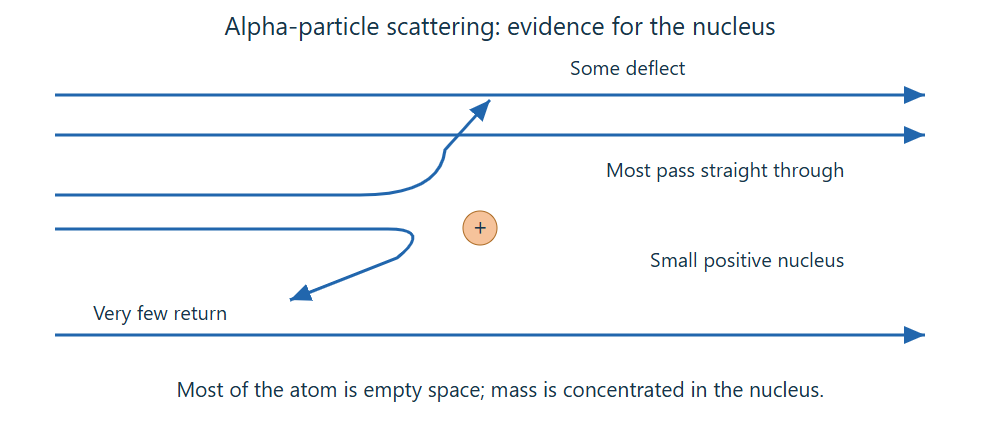
#> input picture tmp/01-alpha-scattering.svg.png, 1000 x 435 px, given as the content of the folder QA/02 - Bonding structure and properties of matter/Mind Maps, which was not available
$ python chem-review.py
#> lines starting #> are read from the running program, lines starting #| are printed output that depends on the picture
from PIL import Image,ImageOps,ImageDraw
from pathlib import Path
files=sorted(Path('Chemistry - AQA/02 - Bonding structure and properties of matter/Mind Maps').glob('*.png'))
out=Image.new('RGB',(2240,1600),'#ddd')
#> out: PIL image 2240x1600 RGB; every value is 221
for i,f in enumerate(files):
 im=Image.open(f).convert('RGB');im.thumbnail((1120,768));out.paste(im,((i%2)*1120,(i//2)*800))
#> further down, im is the input picture: PIL image 1000x435 RGB; mean R, G, B 245.3, 247.5, 249.5
#> after `out.paste(im, (i % 2 * 1120, i // 2 * 800))`:
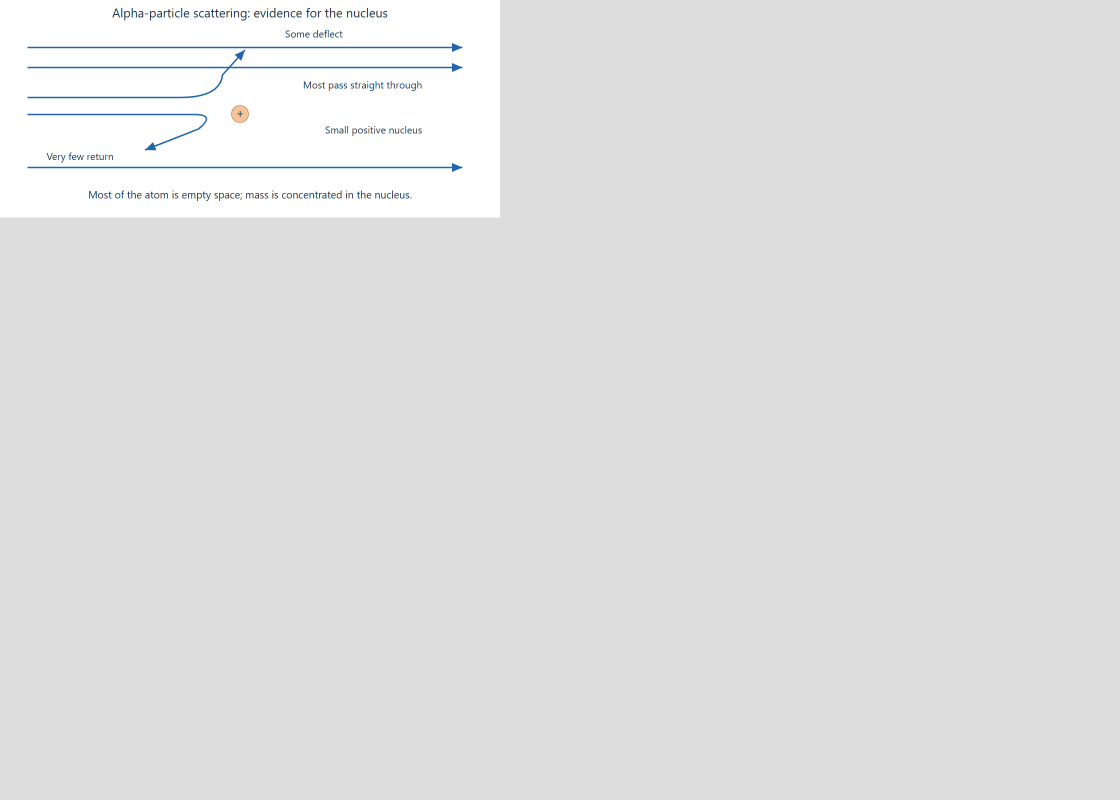
#> out: PIL image 2240x1600 RGB (shown at 1/2 size); mean R, G, B 223.9, 224.2, 224.5
out.save('tmp/chem-bonding-review.png')

$ run again, on tmp/02-circuit-symbols.svg.png
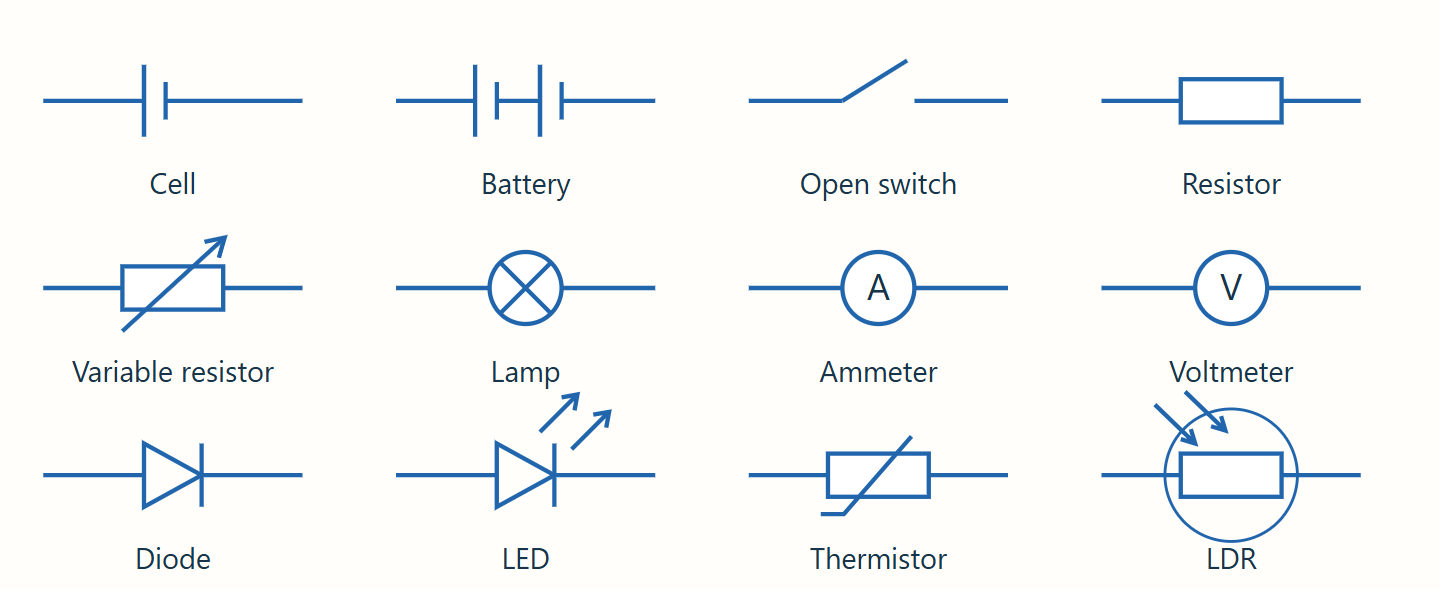
#> input picture tmp/02-circuit-symbols.svg.png, 1440 x 591 px, given as the content of the folder QA/02 - Bonding structure and properties of matter/Mind Maps, which was not available
#> im is the input picture: PIL image 1440x591 RGB; mean R, G, B 246.4, 247.8, 246.3
#> im: PIL image 1120x460 RGB
#> `out.paste(im, (i % 2 * 1120, i // 2 * 800))`:
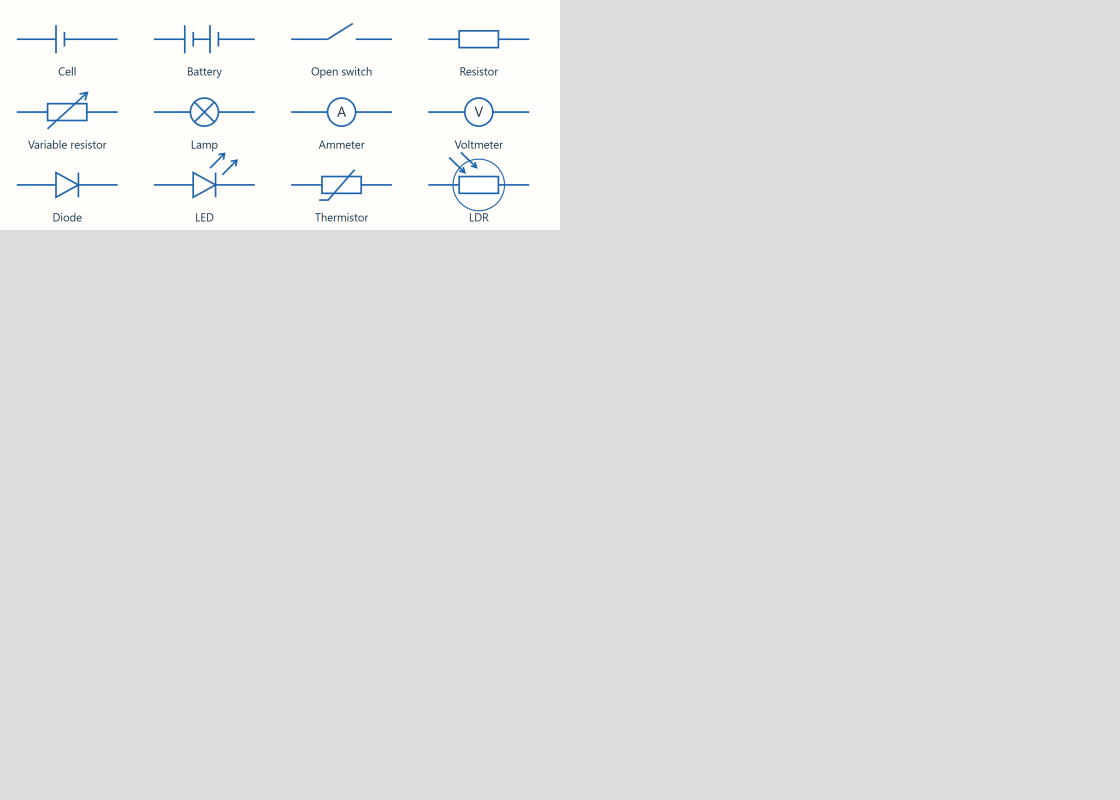
#> out: PIL image 2240x1600 RGB (shown at 1/2 size); mean R, G, B 224.6, 224.8, 224.6

$ run again, on tmp/02-comparison-argument.svg.png
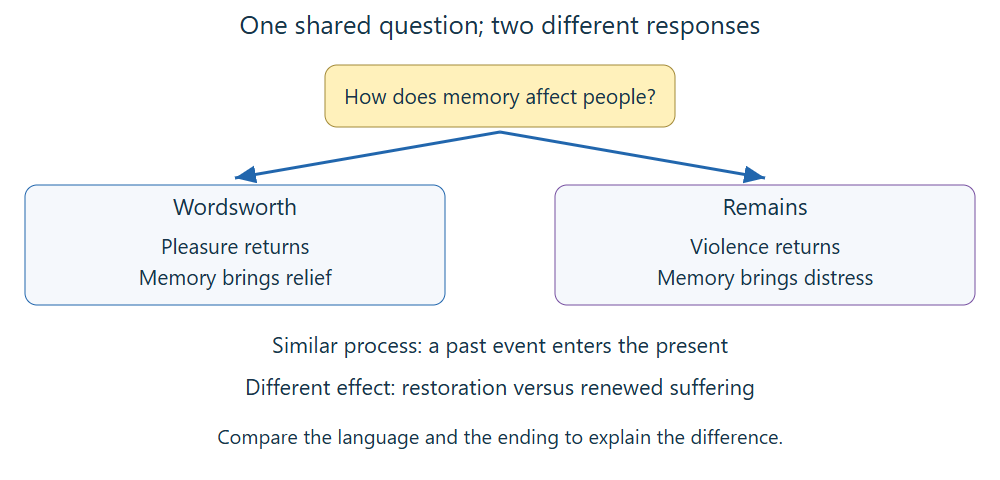
#> input picture tmp/02-comparison-argument.svg.png, 1000 x 480 px, given as the content of the folder QA/02 - Bonding structure and properties of matter/Mind Maps, which was not available
#> im is the input picture: PIL image 1000x480 RGB; mean R, G, B 245, 246.1, 245.6
#> `out.paste(im, (i % 2 * 1120, i // 2 * 800))`:
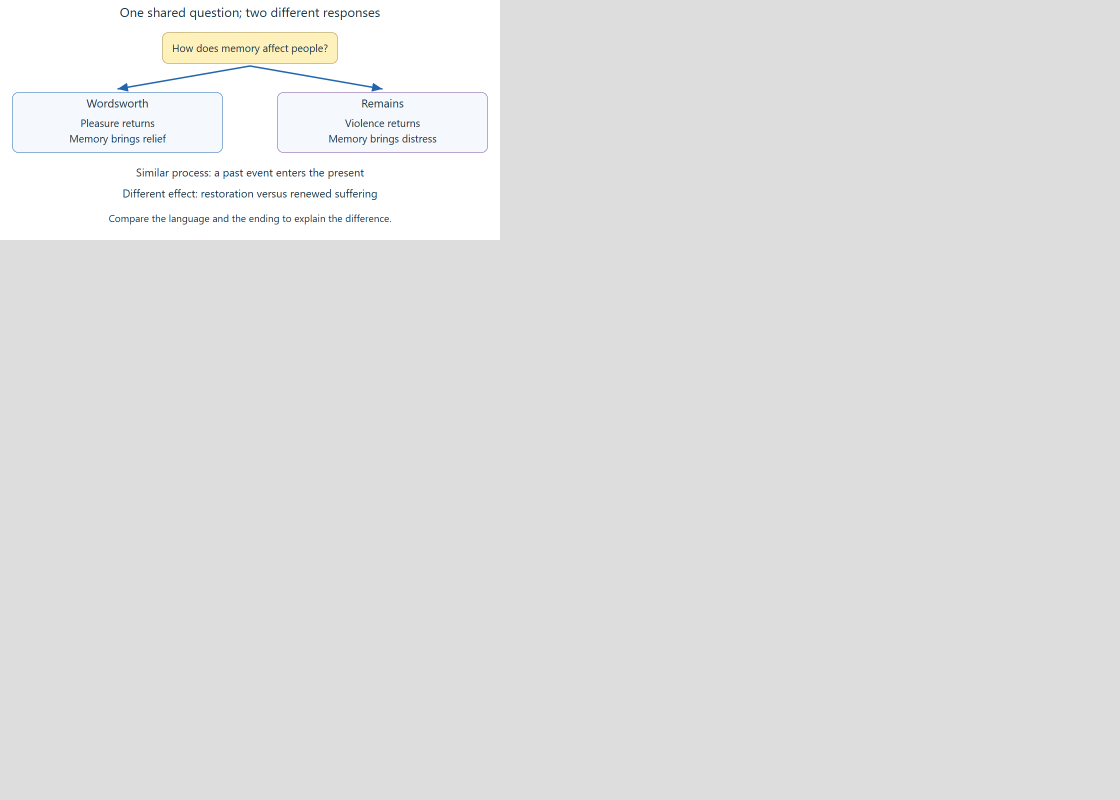
#> out: PIL image 2240x1600 RGB (shown at 1/2 size); mean R, G, B 224.2, 224.4, 224.3

$ run again, on tmp/02-covalent-molecules.svg.png
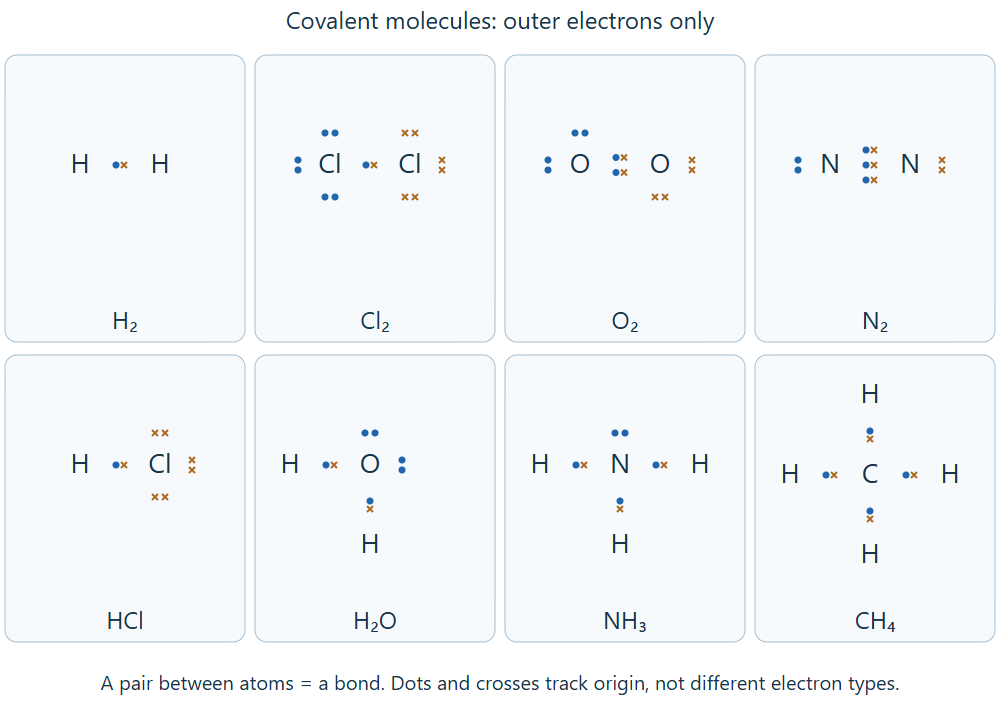
#> input picture tmp/02-covalent-molecules.svg.png, 1000 x 715 px, given as the content of the folder QA/02 - Bonding structure and properties of matter/Mind Maps, which was not available
#> im is the input picture: PIL image 1000x715 RGB; mean R, G, B 244.8, 247.7, 249.7
#> `out.paste(im, (i % 2 * 1120, i // 2 * 800))`:
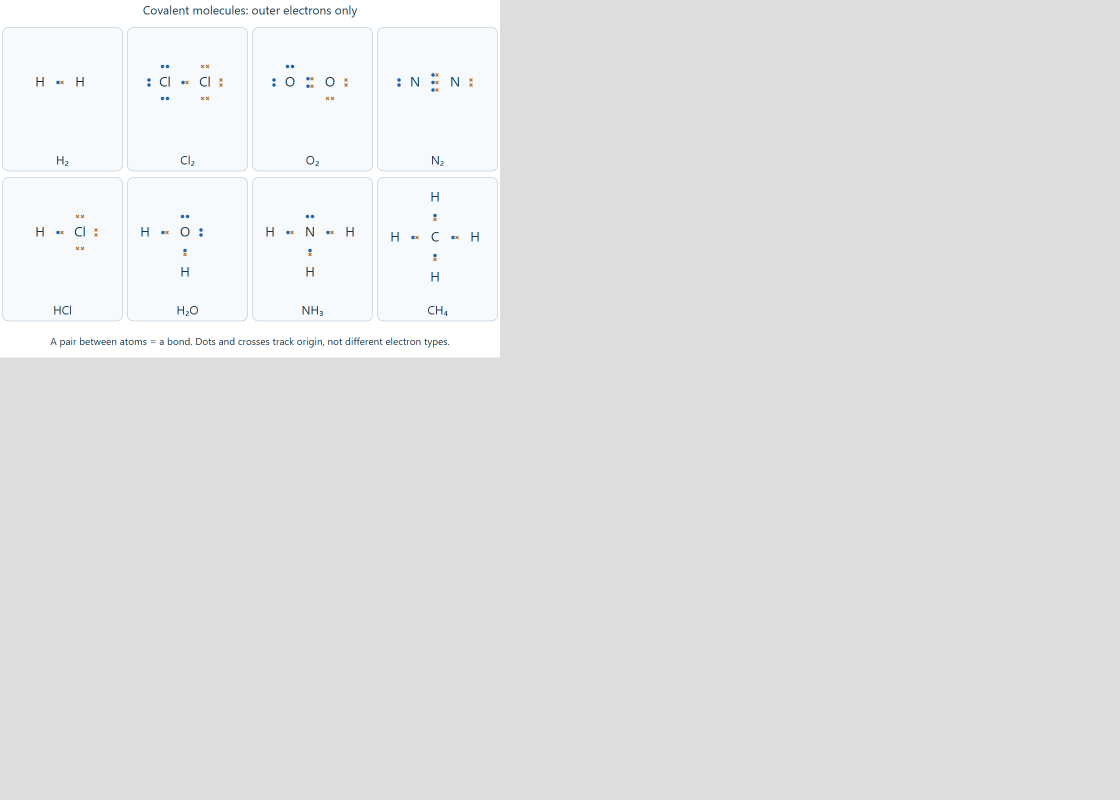
#> out: PIL image 2240x1600 RGB (shown at 1/2 size); mean R, G, B 225.8, 226.3, 226.7
